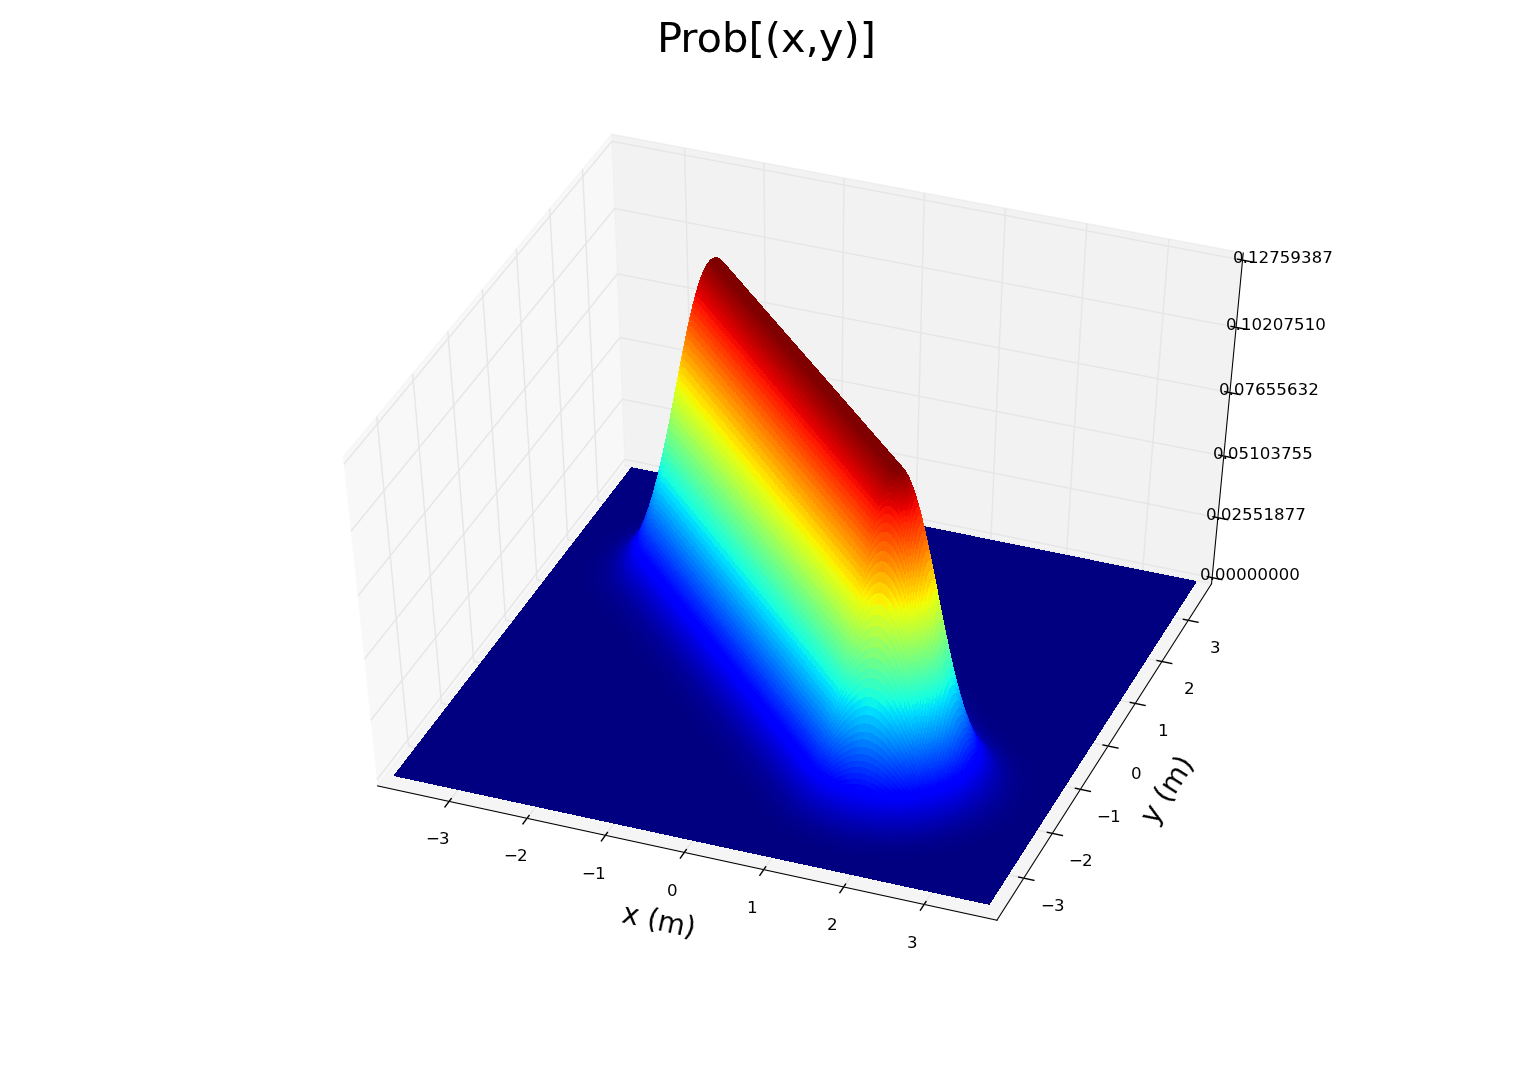

Write the Python code that produced this figure.
import sys; sys.path.append('..')
from points import points, N
from wmmlib import *
from pylab import *
from mpl_toolkits.mplot3d import Axes3D
from matplotlib import cm
from matplotlib.ticker import LinearLocator
import matplotlib.pyplot as plt
try:
    from mdp.utils import progressinfo
except:
    progressinfo = lambda(x): x
    print "  Note: mdp.utils.progressinfo not loaded (only for nicer output)"

""" init data """
M = [0,0]
alpha = 3*pi/4
sigma = .5
e = 5*sigma
L = Line(M, alpha, sigma, e)
E1 = L.P(t=-e)
E2 = L.P(t=e)

# 3D plot init
fig = plt.figure()
ax = fig.gca(projection='3d')
# lims
E = vstack((E1, E2))
margin = 4*L.sigma
vals = E[:,0]; xmin=vals.min()-margin; xmax=vals.max()+margin
vals = E[:,1]; ymin=vals.min()-margin; ymax=vals.max()+margin
# XY vals
N = 30
X = arange(xmin, xmax, (xmax-xmin)/N)
Y = arange(ymin, ymax, (ymax-ymin)/N)
X, Y = meshgrid(X, Y)
Z = zeros(X.shape)
print "calculating probabilities..."
for row, (xrow, yrow) in enumerate(progressinfo(zip(X, Y))):
    for col, (x,y) in enumerate(zip(xrow, yrow)):
        Z[row, col] = L.Prob([x,y])
#cmap = cm.gray_r # black&white
cmap = cm.jet # color
surf = ax.plot_surface(X, Y, Z, rstride=1, cstride=1, cmap=cmap, linewidth=0, antialiased=False)
# unknown
ax.w_zaxis.set_major_locator(LinearLocator(6))
# colorbar
#fig.colorbar(surf, shrink=0.5, aspect=5)
# set view
ax.view_init(elev=47, azim=-69)
xlabel('x (m)', fontsize=20)
ylabel('y (m)', fontsize=20)
fig.suptitle('Prob[(x,y)]', fontsize=30)
plt.show()
